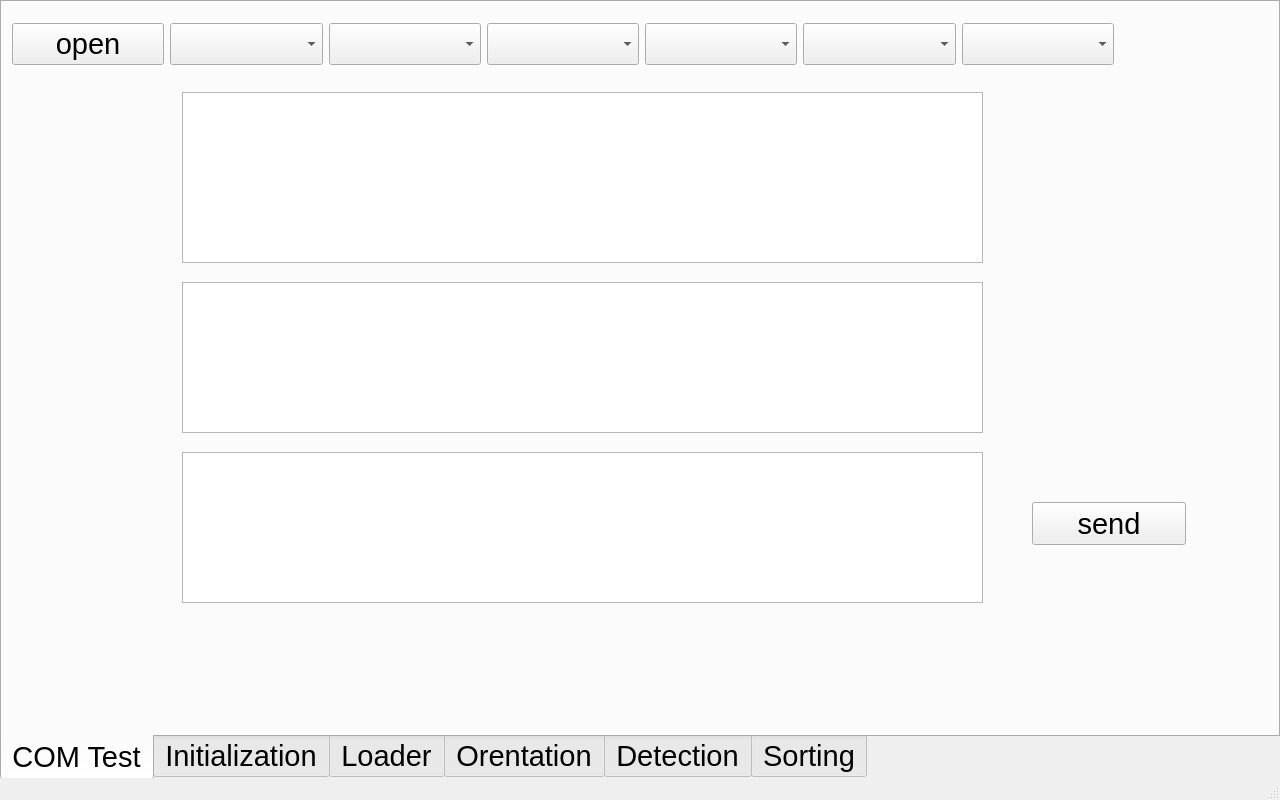
<?xml version="1.0" encoding="UTF-8"?>
<ui version="4.0">
 <class>MainWindow</class>
 <widget class="QMainWindow" name="MainWindow">
  <property name="geometry">
   <rect>
    <x>0</x>
    <y>0</y>
    <width>1280</width>
    <height>800</height>
   </rect>
  </property>
  <property name="minimumSize">
   <size>
    <width>1280</width>
    <height>800</height>
   </size>
  </property>
  <property name="maximumSize">
   <size>
    <width>1280</width>
    <height>800</height>
   </size>
  </property>
  <property name="windowTitle">
   <string>MainWindow</string>
  </property>
  <widget class="QWidget" name="centralwidget">
   <property name="maximumSize">
    <size>
     <width>1280</width>
     <height>800</height>
    </size>
   </property>
   <widget class="QTabWidget" name="tabWidget">
    <property name="geometry">
     <rect>
      <x>0</x>
      <y>0</y>
      <width>1280</width>
      <height>780</height>
     </rect>
    </property>
    <property name="sizePolicy">
     <sizepolicy hsizetype="Preferred" vsizetype="Preferred">
      <horstretch>0</horstretch>
      <verstretch>0</verstretch>
     </sizepolicy>
    </property>
    <property name="minimumSize">
     <size>
      <width>1280</width>
      <height>780</height>
     </size>
    </property>
    <property name="maximumSize">
     <size>
      <width>1280</width>
      <height>780</height>
     </size>
    </property>
    <property name="font">
     <font>
      <pointsize>22</pointsize>
     </font>
    </property>
    <property name="focusPolicy">
     <enum>Qt::TabFocus</enum>
    </property>
    <property name="layoutDirection">
     <enum>Qt::LeftToRight</enum>
    </property>
    <property name="tabPosition">
     <enum>QTabWidget::South</enum>
    </property>
    <property name="currentIndex">
     <number>0</number>
    </property>
    <widget class="QWidget" name="com_test">
     <attribute name="title">
      <string>COM Test</string>
     </attribute>
     <widget class="QTextEdit" name="textEdit">
      <property name="geometry">
       <rect>
        <x>180</x>
        <y>90</y>
        <width>801</width>
        <height>171</height>
       </rect>
      </property>
     </widget>
     <widget class="QTextEdit" name="textEdit_2">
      <property name="geometry">
       <rect>
        <x>180</x>
        <y>280</y>
        <width>801</width>
        <height>151</height>
       </rect>
      </property>
     </widget>
     <widget class="QTextEdit" name="textEdit_3">
      <property name="geometry">
       <rect>
        <x>180</x>
        <y>450</y>
        <width>801</width>
        <height>151</height>
       </rect>
      </property>
     </widget>
     <widget class="QPushButton" name="send">
      <property name="geometry">
       <rect>
        <x>1030</x>
        <y>500</y>
        <width>154</width>
        <height>43</height>
       </rect>
      </property>
      <property name="text">
       <string>send</string>
      </property>
     </widget>
     <widget class="QWidget" name="layoutWidget">
      <property name="geometry">
       <rect>
        <x>10</x>
        <y>20</y>
        <width>1102</width>
        <height>45</height>
       </rect>
      </property>
      <layout class="QHBoxLayout" name="horizontalLayout_7">
       <item>
        <widget class="QPushButton" name="open">
         <property name="text">
          <string>open</string>
         </property>
        </widget>
       </item>
       <item>
        <widget class="QComboBox" name="comboBox_6"/>
       </item>
       <item>
        <widget class="QComboBox" name="comboBox_5"/>
       </item>
       <item>
        <widget class="QComboBox" name="comboBox_4"/>
       </item>
       <item>
        <widget class="QComboBox" name="comboBox_2"/>
       </item>
       <item>
        <widget class="QComboBox" name="comboBox_3"/>
       </item>
       <item>
        <widget class="QComboBox" name="comboBox"/>
       </item>
      </layout>
     </widget>
    </widget>
    <widget class="QWidget" name="initialization">
     <attribute name="title">
      <string>Initialization</string>
     </attribute>
     <widget class="QLabel" name="logo">
      <property name="geometry">
       <rect>
        <x>20</x>
        <y>20</y>
        <width>270</width>
        <height>80</height>
       </rect>
      </property>
      <property name="minimumSize">
       <size>
        <width>270</width>
        <height>80</height>
       </size>
      </property>
      <property name="maximumSize">
       <size>
        <width>270</width>
        <height>80</height>
       </size>
      </property>
      <property name="text">
       <string/>
      </property>
      <property name="pixmap">
       <pixmap>../../Downloads/calyxtract.jpeg</pixmap>
      </property>
      <property name="scaledContents">
       <bool>true</bool>
      </property>
     </widget>
     <widget class="QWidget" name="layoutWidget">
      <property name="geometry">
       <rect>
        <x>0</x>
        <y>280</y>
        <width>1281</width>
        <height>281</height>
       </rect>
      </property>
      <layout class="QVBoxLayout" name="verticalLayout">
       <property name="spacing">
        <number>1</number>
       </property>
       <property name="leftMargin">
        <number>100</number>
       </property>
       <property name="rightMargin">
        <number>100</number>
       </property>
       <item>
        <widget class="QLabel" name="system">
         <property name="enabled">
          <bool>true</bool>
         </property>
         <property name="font">
          <font>
           <pointsize>41</pointsize>
          </font>
         </property>
         <property name="text">
          <string>System</string>
         </property>
         <property name="alignment">
          <set>Qt::AlignCenter</set>
         </property>
        </widget>
       </item>
       <item>
        <layout class="QHBoxLayout" name="horizontalLayout">
         <property name="spacing">
          <number>66</number>
         </property>
         <item>
          <widget class="QPushButton" name="start">
           <property name="sizePolicy">
            <sizepolicy hsizetype="Preferred" vsizetype="Preferred">
             <horstretch>0</horstretch>
             <verstretch>0</verstretch>
            </sizepolicy>
           </property>
           <property name="maximumSize">
            <size>
             <width>200</width>
             <height>50</height>
            </size>
           </property>
           <property name="font">
            <font>
             <pointsize>19</pointsize>
            </font>
           </property>
           <property name="styleSheet">
            <string notr="true">background:rgb(0, 170, 0);color:rgb(255, 255, 255);border-radius:5px;</string>
           </property>
           <property name="text">
            <string>Start</string>
           </property>
          </widget>
         </item>
         <item>
          <widget class="QPushButton" name="stop">
           <property name="sizePolicy">
            <sizepolicy hsizetype="Preferred" vsizetype="Preferred">
             <horstretch>0</horstretch>
             <verstretch>0</verstretch>
            </sizepolicy>
           </property>
           <property name="maximumSize">
            <size>
             <width>200</width>
             <height>50</height>
            </size>
           </property>
           <property name="styleSheet">
            <string notr="true">background:rgb(255, 0, 0);color:rgb(255, 255, 255);border-radius:5px;</string>
           </property>
           <property name="text">
            <string>Stop</string>
           </property>
          </widget>
         </item>
        </layout>
       </item>
      </layout>
     </widget>
    </widget>
    <widget class="QWidget" name="loader">
     <attribute name="title">
      <string>Loader</string>
     </attribute>
     <widget class="QLabel" name="logo_2">
      <property name="geometry">
       <rect>
        <x>20</x>
        <y>20</y>
        <width>270</width>
        <height>80</height>
       </rect>
      </property>
      <property name="minimumSize">
       <size>
        <width>270</width>
        <height>80</height>
       </size>
      </property>
      <property name="maximumSize">
       <size>
        <width>270</width>
        <height>80</height>
       </size>
      </property>
      <property name="text">
       <string/>
      </property>
      <property name="pixmap">
       <pixmap>../../Downloads/calyxtract.jpeg</pixmap>
      </property>
      <property name="scaledContents">
       <bool>true</bool>
      </property>
     </widget>
     <widget class="QPushButton" name="submit">
      <property name="geometry">
       <rect>
        <x>830</x>
        <y>530</y>
        <width>200</width>
        <height>50</height>
       </rect>
      </property>
      <property name="minimumSize">
       <size>
        <width>200</width>
        <height>50</height>
       </size>
      </property>
      <property name="maximumSize">
       <size>
        <width>200</width>
        <height>50</height>
       </size>
      </property>
      <property name="font">
       <font>
        <pointsize>16</pointsize>
       </font>
      </property>
      <property name="styleSheet">
       <string notr="true">background:rgb(0, 170, 0);color:rgb(255, 255, 255);border-radius:6px;</string>
      </property>
      <property name="text">
       <string>Submit</string>
      </property>
     </widget>
     <widget class="QWidget" name="layoutWidget_4">
      <property name="geometry">
       <rect>
        <x>690</x>
        <y>280</y>
        <width>481</width>
        <height>151</height>
       </rect>
      </property>
      <layout class="QVBoxLayout" name="verticalLayout_5">
       <item>
        <layout class="QHBoxLayout" name="horizontalLayout_5">
         <item>
          <widget class="QLabel" name="duration">
           <property name="font">
            <font>
             <pointsize>19</pointsize>
            </font>
           </property>
           <property name="text">
            <string>Duration</string>
           </property>
           <property name="alignment">
            <set>Qt::AlignCenter</set>
           </property>
          </widget>
         </item>
         <item>
          <widget class="QLabel" name="iteration">
           <property name="font">
            <font>
             <pointsize>19</pointsize>
            </font>
           </property>
           <property name="text">
            <string>Iteration</string>
           </property>
           <property name="alignment">
            <set>Qt::AlignCenter</set>
           </property>
          </widget>
         </item>
        </layout>
       </item>
       <item>
        <layout class="QHBoxLayout" name="horizontalLayout_6">
         <property name="spacing">
          <number>20</number>
         </property>
         <item>
          <widget class="QLineEdit" name="input_Duration">
           <property name="font">
            <font>
             <pointsize>19</pointsize>
            </font>
           </property>
          </widget>
         </item>
         <item>
          <widget class="QLineEdit" name="input_Iteration">
           <property name="font">
            <font>
             <pointsize>19</pointsize>
            </font>
           </property>
          </widget>
         </item>
        </layout>
       </item>
      </layout>
     </widget>
     <widget class="QWidget" name="layoutWidget_5">
      <property name="geometry">
       <rect>
        <x>100</x>
        <y>280</y>
        <width>171</width>
        <height>251</height>
       </rect>
      </property>
      <layout class="QVBoxLayout" name="verticalLayout_6">
       <item>
        <widget class="QCheckBox" name="device1">
         <property name="font">
          <font>
           <pointsize>19</pointsize>
          </font>
         </property>
         <property name="text">
          <string>Device 1</string>
         </property>
        </widget>
       </item>
       <item>
        <widget class="QCheckBox" name="device2">
         <property name="font">
          <font>
           <pointsize>19</pointsize>
          </font>
         </property>
         <property name="text">
          <string>Device 2</string>
         </property>
        </widget>
       </item>
       <item>
        <widget class="QCheckBox" name="device3">
         <property name="font">
          <font>
           <pointsize>19</pointsize>
          </font>
         </property>
         <property name="text">
          <string>Device 3</string>
         </property>
        </widget>
       </item>
      </layout>
     </widget>
    </widget>
    <widget class="QWidget" name="orentation">
     <attribute name="title">
      <string>Orentation</string>
     </attribute>
     <widget class="QLabel" name="logo_3">
      <property name="geometry">
       <rect>
        <x>20</x>
        <y>20</y>
        <width>270</width>
        <height>80</height>
       </rect>
      </property>
      <property name="sizePolicy">
       <sizepolicy hsizetype="Preferred" vsizetype="Preferred">
        <horstretch>0</horstretch>
        <verstretch>0</verstretch>
       </sizepolicy>
      </property>
      <property name="maximumSize">
       <size>
        <width>270</width>
        <height>80</height>
       </size>
      </property>
      <property name="text">
       <string/>
      </property>
      <property name="pixmap">
       <pixmap>../../Downloads/calyxtract.jpeg</pixmap>
      </property>
      <property name="scaledContents">
       <bool>true</bool>
      </property>
     </widget>
     <widget class="QWidget" name="layoutWidget">
      <property name="geometry">
       <rect>
        <x>0</x>
        <y>490</y>
        <width>1271</width>
        <height>171</height>
       </rect>
      </property>
      <layout class="QVBoxLayout" name="verticalLayout_3">
       <item>
        <widget class="QLabel" name="channel">
         <property name="font">
          <font>
           <pointsize>21</pointsize>
          </font>
         </property>
         <property name="text">
          <string>Channel</string>
         </property>
         <property name="alignment">
          <set>Qt::AlignCenter</set>
         </property>
        </widget>
       </item>
       <item>
        <layout class="QHBoxLayout" name="horizontalLayout_4">
         <item>
          <widget class="QPushButton" name="shifin">
           <property name="sizePolicy">
            <sizepolicy hsizetype="Preferred" vsizetype="Preferred">
             <horstretch>0</horstretch>
             <verstretch>0</verstretch>
            </sizepolicy>
           </property>
           <property name="maximumSize">
            <size>
             <width>150</width>
             <height>50</height>
            </size>
           </property>
           <property name="font">
            <font>
             <pointsize>15</pointsize>
            </font>
           </property>
           <property name="styleSheet">
            <string notr="true">background:rgb(0, 170, 0);color:rgb(255, 255, 255);border-radius:6px;</string>
           </property>
           <property name="text">
            <string>Shift In</string>
           </property>
          </widget>
         </item>
        </layout>
       </item>
      </layout>
     </widget>
     <widget class="QWidget" name="layoutWidget_2">
      <property name="geometry">
       <rect>
        <x>0</x>
        <y>220</y>
        <width>631</width>
        <height>161</height>
       </rect>
      </property>
      <layout class="QVBoxLayout" name="verticalLayout_2">
       <item>
        <widget class="QLabel" name="pod">
         <property name="font">
          <font>
           <pointsize>21</pointsize>
          </font>
         </property>
         <property name="text">
          <string>Pod</string>
         </property>
         <property name="alignment">
          <set>Qt::AlignCenter</set>
         </property>
        </widget>
       </item>
       <item>
        <layout class="QHBoxLayout" name="horizontalLayout_2">
         <property name="spacing">
          <number>10</number>
         </property>
         <property name="leftMargin">
          <number>0</number>
         </property>
         <item>
          <widget class="QPushButton" name="accept">
           <property name="sizePolicy">
            <sizepolicy hsizetype="Preferred" vsizetype="Preferred">
             <horstretch>0</horstretch>
             <verstretch>0</verstretch>
            </sizepolicy>
           </property>
           <property name="maximumSize">
            <size>
             <width>150</width>
             <height>50</height>
            </size>
           </property>
           <property name="font">
            <font>
             <pointsize>15</pointsize>
            </font>
           </property>
           <property name="styleSheet">
            <string notr="true">background:rgb(0, 170, 0);color:rgb(255, 255, 255);border-radius:6px;</string>
           </property>
           <property name="text">
            <string>Accept</string>
           </property>
          </widget>
         </item>
         <item>
          <widget class="QPushButton" name="reject">
           <property name="sizePolicy">
            <sizepolicy hsizetype="Preferred" vsizetype="Preferred">
             <horstretch>0</horstretch>
             <verstretch>0</verstretch>
            </sizepolicy>
           </property>
           <property name="maximumSize">
            <size>
             <width>150</width>
             <height>50</height>
            </size>
           </property>
           <property name="font">
            <font>
             <pointsize>15</pointsize>
            </font>
           </property>
           <property name="styleSheet">
            <string notr="true">background:rgb(0, 170, 0);color:rgb(255, 255, 255);border-radius:6px;</string>
           </property>
           <property name="text">
            <string>Reject</string>
           </property>
          </widget>
         </item>
        </layout>
       </item>
      </layout>
     </widget>
     <widget class="QWidget" name="layoutWidget_3">
      <property name="geometry">
       <rect>
        <x>630</x>
        <y>220</y>
        <width>661</width>
        <height>161</height>
       </rect>
      </property>
      <layout class="QVBoxLayout" name="verticalLayout_4">
       <item>
        <widget class="QLabel" name="rotate">
         <property name="font">
          <font>
           <pointsize>21</pointsize>
          </font>
         </property>
         <property name="text">
          <string>Rotate</string>
         </property>
         <property name="alignment">
          <set>Qt::AlignCenter</set>
         </property>
        </widget>
       </item>
       <item>
        <layout class="QHBoxLayout" name="horizontalLayout_3">
         <property name="spacing">
          <number>10</number>
         </property>
         <property name="leftMargin">
          <number>0</number>
         </property>
         <property name="rightMargin">
          <number>0</number>
         </property>
         <item>
          <widget class="QPushButton" name="clockwise">
           <property name="sizePolicy">
            <sizepolicy hsizetype="Preferred" vsizetype="Preferred">
             <horstretch>0</horstretch>
             <verstretch>0</verstretch>
            </sizepolicy>
           </property>
           <property name="maximumSize">
            <size>
             <width>150</width>
             <height>50</height>
            </size>
           </property>
           <property name="font">
            <font>
             <pointsize>15</pointsize>
            </font>
           </property>
           <property name="styleSheet">
            <string notr="true">background:rgb(0, 170, 0);color:rgb(255, 255, 255);border-radius:6px;</string>
           </property>
           <property name="text">
            <string>ClockWise</string>
           </property>
          </widget>
         </item>
         <item>
          <widget class="QPushButton" name="anticolckwise">
           <property name="sizePolicy">
            <sizepolicy hsizetype="Preferred" vsizetype="Preferred">
             <horstretch>0</horstretch>
             <verstretch>0</verstretch>
            </sizepolicy>
           </property>
           <property name="maximumSize">
            <size>
             <width>150</width>
             <height>50</height>
            </size>
           </property>
           <property name="font">
            <font>
             <pointsize>15</pointsize>
            </font>
           </property>
           <property name="styleSheet">
            <string notr="true">background:rgb(0, 170, 0);color:rgb(255, 255, 255);border-radius:6px;</string>
           </property>
           <property name="text">
            <string>AntiClockWise</string>
           </property>
          </widget>
         </item>
        </layout>
       </item>
      </layout>
     </widget>
    </widget>
    <widget class="QWidget" name="detection">
     <attribute name="title">
      <string>Detection</string>
     </attribute>
     <widget class="QLabel" name="logo_4">
      <property name="geometry">
       <rect>
        <x>-1</x>
        <y>0</y>
        <width>270</width>
        <height>80</height>
       </rect>
      </property>
      <property name="minimumSize">
       <size>
        <width>270</width>
        <height>80</height>
       </size>
      </property>
      <property name="maximumSize">
       <size>
        <width>270</width>
        <height>80</height>
       </size>
      </property>
      <property name="text">
       <string/>
      </property>
      <property name="pixmap">
       <pixmap>../../Downloads/calyxtract.jpeg</pixmap>
      </property>
      <property name="scaledContents">
       <bool>true</bool>
      </property>
     </widget>
    </widget>
    <widget class="QWidget" name="sorting_2">
     <attribute name="title">
      <string>Sorting</string>
     </attribute>
     <widget class="QLabel" name="logo_5">
      <property name="geometry">
       <rect>
        <x>0</x>
        <y>0</y>
        <width>270</width>
        <height>80</height>
       </rect>
      </property>
      <property name="minimumSize">
       <size>
        <width>270</width>
        <height>80</height>
       </size>
      </property>
      <property name="maximumSize">
       <size>
        <width>270</width>
        <height>80</height>
       </size>
      </property>
      <property name="text">
       <string/>
      </property>
      <property name="pixmap">
       <pixmap>../../Downloads/calyxtract.jpeg</pixmap>
      </property>
      <property name="scaledContents">
       <bool>true</bool>
      </property>
     </widget>
    </widget>
   </widget>
  </widget>
  <widget class="QStatusBar" name="statusbar"/>
 </widget>
 <resources/>
 <connections/>
</ui>
